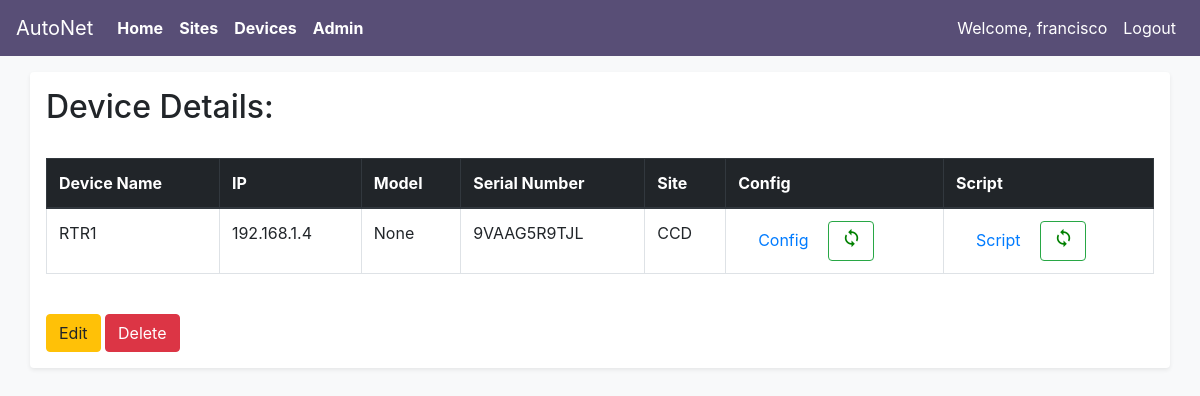
The app's page /devices/20 (signed in) with its own data.
### main_app/models.py (models this page shows, shortened)
class Devices(models.Model):
    VENDOR_LIST = (('C', 'Cisco'),
                                    ('J', 'Juniper'),
                                    ('A', 'Arista'),
                                    )
    device_name = models.CharField(max_length=100)
    device_ip = models.GenericIPAddressField()
    vendor = models.CharField(choices=VENDOR_LIST, max_length=10,
                                                default=VENDOR_LIST[0])
    site = models.ForeignKey(Sites,
                            on_delete=models.CASCADE,
                            related_name = 'devices',
                            )

class DeviceDetail (models.Model):
    device_model = models.CharField(max_length=100, null=True)
    device_sn = models.CharField(max_length=250, null=True)
    device_config = models.TextField(null=True)
    device_script = models.TextField(null=True)
    last_modify = models.DateTimeField(auto_now=True) #null=True
    device_id = models.OneToOneField(Devices, on_delete=models.CASCADE,
                                    related_name = 'config', primary_key=True)

class Sites(models.Model):
    site_name = models.CharField(max_length=100)
    site_location = models.CharField(max_length=250)
    site_address = models.CharField(max_length=400, null=True)
    site_poc_name = models.CharField(max_length=100)
    site_poc_number = models.CharField(max_length=30)

### main_app/views.py (the view)
# urls.py: path('devices/<int:pk>', login_required(views.DeviceDetailView.as_view()), name='devicedetail'),
class DeviceDetailView(DetailView):
    context_object_name = 'device_detail'
    model = models.Devices
    template_name = 'main_app/devices_detail.html'

### main_app/templates/main_app/devices_detail.html
{% extends 'main_app/main_app_base.html' %}
{%block content %}
<div class="container shadow-sm p-3 mb-5 bg-white rounded">
  <h2>Device Details:</h2>
  <br>
  <table class="table table-bordered">
    <thead  class="thead-dark">
      <th>Device Name</th>
      <th>IP</th>
      <th>Model</th>
      <th>Serial Number</th>
      <th>Site</th>
      <th>Config</th>
      <th>Script</th>
    </thead>
    <tr>
      <td>{{device_detail.device_name}}</td>
      <td>{{device_detail.device_ip}}</td>
      <td>{{device_detail.config.device_model}}</td>
      <td>{{device_detail.config.device_sn}}</td>
      <td>{{device_detail.site.site_name}}</td>
      <td><a href="config/{{device_detail.id}}" style="padding:20px">Config</a><a href="{{device_detail.device_ip}}&{{device_detail.id}}"><button type="button" class="btn btn-outline-success"><i class="material-icons" style="font-size:20px;color:green">sync</i></button></a></td>
      <td><a href="script/{{device_detail.id}}" style="padding:20px">Script</a><button type="button" class="btn btn-outline-success"><i class="material-icons" style="font-size:20px;color:green">sync</i></button></td>
    </tr>
  </table>
  <br>
  <a href="{% url 'main_app:updatedevice' pk=device_detail.id%}">
    <button class="btn btn-warning"type="submit">Edit</button>
  </a>
  <a href="{% url 'main_app:deletedevice' pk=device_detail.id%}">
    <button class="btn btn-danger"type="submit">Delete</button>
  </a>
</div>
{%endblock content %}

### main_app/templates/main_app/main_app_base.html (shortened to what this page needs)
<!DOCTYPE html>
<html lang="en" dir="ltr">
  <head>
    <link rel="stylesheet" href="https://stackpath.bootstrapcdn.com/bootstrap/4.1.3/css/bootstrap.min.css">
  </head>
  <body class="bg-light">
    <header>
    <div class="mb-4">
      <nav class="navbar navbar-expand-lg navbar-dark fixed-top " style="background-color: #584E76;">
        <a class="navbar-brand" href="{% url 'main_app:home' %}">AutoNet</a>
        <div class="collapse navbar-collapse" id="navbarSupportedContent">
          <ul class="navbar-nav mr-auto">
            <li class="nav-item active">
              <a class="nav-link" href="{% url 'main_app:home' %}"><strong>Home</strong><span class="sr-only">(current)</span></a>
            </li>
            <li class="nav-item active">
              <a class="nav-link" href="{% url 'main_app:viewsites' %}"><strong>Sites</strong></a>
            </li>
            <li class="nav-item active">
              <a class="nav-link" href="{% url 'main_app:viewdevices' %}"><strong>Devices</strong></a>
            </li>
            <li class="nav-item active">
              <a class="nav-link" href="{% url 'admin:index' %}"><strong>Admin</strong></a>
            </li>
          </ul>
          <div class="">
            {% if user.is_authenticated%}
            <ul class="navbar-nav mr-auto">
              <li class="nav-item active">
                <a class="nav-link" href="#">Welcome, {{user.username}}</a>
              </li>
              <li class="nav-item active">
                <a class="nav-link" href="{% url 'users:logout' %}">Logout</a>
              </li>
            </ul>
            {% endif %}
          </div>
        </div>
      </nav>
    </div>
    </header>
    <br>
    <br>
    {%block content %}
    {%endblock content %}
  </body>
</html>

### records on screen
Devices: device_name "RTR1", device_ip "192.168.1.4", config.device_model "None", config.device_sn "9VAAG5R9TJL", site.site_name "CCD"

### other values on screen
{{ user.username }} "francisco"
